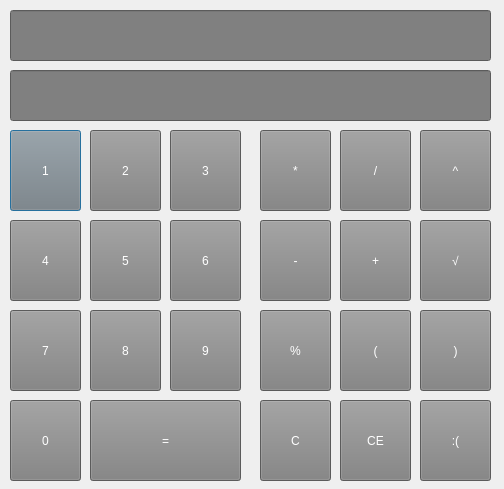
<?xml version="1.0" encoding="UTF-8"?>
<ui version="4.0">
 <class>Dialog</class>
 <widget class="QDialog" name="Dialog">
  <property name="geometry">
   <rect>
    <x>0</x>
    <y>0</y>
    <width>504</width>
    <height>489</height>
   </rect>
  </property>
  <property name="windowTitle">
   <string>Dialog</string>
  </property>
  <widget class="QPushButton" name="pushButton">
   <property name="geometry">
    <rect>
     <x>10</x>
     <y>130</y>
     <width>71</width>
     <height>81</height>
    </rect>
   </property>
   <property name="styleSheet">
    <string notr="true">QPushButton {
	color: #FFFFFF;
	font: 21pt &quot;Times Unicode&quot;;
	background-color: gray;

}

QPushButton:hover{
	color: #FFFFFF;
	font: 21pt &quot;Times Unicode&quot;;
	background-color: #535052;

}
QPushButton:pressed{
	color: #C7C0C5;
	font: 21pt &quot;Times Unicode&quot;;
	background-color: #gray;

}</string>
   </property>
   <property name="text">
    <string>1</string>
   </property>
  </widget>
  <widget class="QPushButton" name="pushButton_2">
   <property name="geometry">
    <rect>
     <x>90</x>
     <y>130</y>
     <width>71</width>
     <height>81</height>
    </rect>
   </property>
   <property name="styleSheet">
    <string notr="true">QPushButton {
	color: #FFFFFF;
	font: 21pt &quot;Times Unicode&quot;;
	background-color: gray;

}

QPushButton:hover{
	color: #FFFFFF;
	font: 21pt &quot;Times Unicode&quot;;
	background-color: #535052;

}
QPushButton:pressed{
	color: #C7C0C5;
	font: 21pt &quot;Times Unicode&quot;;
	background-color: #gray;

}</string>
   </property>
   <property name="text">
    <string>2</string>
   </property>
  </widget>
  <widget class="QPushButton" name="pushButton_3">
   <property name="geometry">
    <rect>
     <x>170</x>
     <y>130</y>
     <width>71</width>
     <height>81</height>
    </rect>
   </property>
   <property name="styleSheet">
    <string notr="true">QPushButton {
	color: #FFFFFF;
	font: 21pt &quot;Times Unicode&quot;;
	background-color: gray;

}

QPushButton:hover{
	color: #FFFFFF;
	font: 21pt &quot;Times Unicode&quot;;
	background-color: #535052;

}
QPushButton:pressed{
	color: #C7C0C5;
	font: 21pt &quot;Times Unicode&quot;;
	background-color: #gray;

}</string>
   </property>
   <property name="text">
    <string>3</string>
   </property>
  </widget>
  <widget class="QPushButton" name="pushButton_4">
   <property name="geometry">
    <rect>
     <x>10</x>
     <y>220</y>
     <width>71</width>
     <height>81</height>
    </rect>
   </property>
   <property name="styleSheet">
    <string notr="true">QPushButton {
	color: #FFFFFF;
	font: 21pt &quot;Times Unicode&quot;;
	background-color: gray;

}

QPushButton:hover{
	color: #FFFFFF;
	font: 21pt &quot;Times Unicode&quot;;
	background-color: #535052;

}
QPushButton:pressed{
	color: #C7C0C5;
	font: 21pt &quot;Times Unicode&quot;;
	background-color: #gray;

}</string>
   </property>
   <property name="text">
    <string>4</string>
   </property>
  </widget>
  <widget class="QPushButton" name="pushButton_5">
   <property name="geometry">
    <rect>
     <x>90</x>
     <y>220</y>
     <width>71</width>
     <height>81</height>
    </rect>
   </property>
   <property name="styleSheet">
    <string notr="true">QPushButton {
	color: #FFFFFF;
	font: 21pt &quot;Times Unicode&quot;;
	background-color: gray;

}

QPushButton:hover{
	color: #FFFFFF;
	font: 21pt &quot;Times Unicode&quot;;
	background-color: #535052;

}
QPushButton:pressed{
	color: #C7C0C5;
	font: 21pt &quot;Times Unicode&quot;;
	background-color: #gray;

}</string>
   </property>
   <property name="text">
    <string>5</string>
   </property>
  </widget>
  <widget class="QPushButton" name="pushButton_6">
   <property name="geometry">
    <rect>
     <x>170</x>
     <y>220</y>
     <width>71</width>
     <height>81</height>
    </rect>
   </property>
   <property name="styleSheet">
    <string notr="true">QPushButton {
	color: #FFFFFF;
	font: 21pt &quot;Times Unicode&quot;;
	background-color: gray;

}

QPushButton:hover{
	color: #FFFFFF;
	font: 21pt &quot;Times Unicode&quot;;
	background-color: #535052;

}
QPushButton:pressed{
	color: #C7C0C5;
	font: 21pt &quot;Times Unicode&quot;;
	background-color: #gray;

}</string>
   </property>
   <property name="text">
    <string>6</string>
   </property>
  </widget>
  <widget class="QPushButton" name="pushButton_7">
   <property name="geometry">
    <rect>
     <x>10</x>
     <y>310</y>
     <width>71</width>
     <height>81</height>
    </rect>
   </property>
   <property name="styleSheet">
    <string notr="true">QPushButton {
	color: #FFFFFF;
	font: 21pt &quot;Times Unicode&quot;;
	background-color: gray;

}

QPushButton:hover{
	color: #FFFFFF;
	font: 21pt &quot;Times Unicode&quot;;
	background-color: #535052;

}
QPushButton:pressed{
	color: #C7C0C5;
	font: 21pt &quot;Times Unicode&quot;;
	background-color: #gray;

}</string>
   </property>
   <property name="text">
    <string>7</string>
   </property>
  </widget>
  <widget class="QPushButton" name="pushButton_8">
   <property name="geometry">
    <rect>
     <x>90</x>
     <y>310</y>
     <width>71</width>
     <height>81</height>
    </rect>
   </property>
   <property name="styleSheet">
    <string notr="true">QPushButton {
	color: #FFFFFF;
	font: 21pt &quot;Times Unicode&quot;;
	background-color: gray;

}

QPushButton:hover{
	color: #FFFFFF;
	font: 21pt &quot;Times Unicode&quot;;
	background-color: #535052;

}
QPushButton:pressed{
	color: #C7C0C5;
	font: 21pt &quot;Times Unicode&quot;;
	background-color: #gray;

}</string>
   </property>
   <property name="text">
    <string>8</string>
   </property>
  </widget>
  <widget class="QPushButton" name="pushButton_9">
   <property name="geometry">
    <rect>
     <x>170</x>
     <y>310</y>
     <width>71</width>
     <height>81</height>
    </rect>
   </property>
   <property name="styleSheet">
    <string notr="true">QPushButton {
	color: #FFFFFF;
	font: 21pt &quot;Times Unicode&quot;;
	background-color: gray;

}

QPushButton:hover{
	color: #FFFFFF;
	font: 21pt &quot;Times Unicode&quot;;
	background-color: #535052;

}
QPushButton:pressed{
	color: #C7C0C5;
	font: 21pt &quot;Times Unicode&quot;;
	background-color: #gray;

}</string>
   </property>
   <property name="text">
    <string>9</string>
   </property>
  </widget>
  <widget class="QPushButton" name="pushButton_0">
   <property name="geometry">
    <rect>
     <x>10</x>
     <y>400</y>
     <width>71</width>
     <height>81</height>
    </rect>
   </property>
   <property name="styleSheet">
    <string notr="true">QPushButton {
	color: #FFFFFF;
	font: 21pt &quot;Times Unicode&quot;;
	background-color: gray;

}

QPushButton:hover{
	color: #FFFFFF;
	font: 21pt &quot;Times Unicode&quot;;
	background-color: #535052;

}
QPushButton:pressed{
	color: #C7C0C5;
	font: 21pt &quot;Times Unicode&quot;;
	background-color: #gray;

}</string>
   </property>
   <property name="text">
    <string>0</string>
   </property>
  </widget>
  <widget class="QPushButton" name="pushButton_equal">
   <property name="geometry">
    <rect>
     <x>90</x>
     <y>400</y>
     <width>151</width>
     <height>81</height>
    </rect>
   </property>
   <property name="styleSheet">
    <string notr="true">QPushButton {
	color: #FFFFFF;
	font: 21pt &quot;Times Unicode&quot;;
	background-color: gray;

}

QPushButton:hover{
	color: #FFFFFF;
	font: 21pt &quot;Times Unicode&quot;;
	background-color: #535052;

}
QPushButton:pressed{
	color: #C7C0C5;
	font: 21pt &quot;Times Unicode&quot;;
	background-color: #gray;

}</string>
   </property>
   <property name="text">
    <string>=</string>
   </property>
  </widget>
  <widget class="QPushButton" name="pushButton_increase">
   <property name="geometry">
    <rect>
     <x>420</x>
     <y>130</y>
     <width>71</width>
     <height>81</height>
    </rect>
   </property>
   <property name="styleSheet">
    <string notr="true">QPushButton {
	color: #FFFFFF;
	font: 21pt &quot;Times Unicode&quot;;
	background-color: gray;

}

QPushButton:hover{
	color: #FFFFFF;
	font: 21pt &quot;Times Unicode&quot;;
	background-color: #535052;

}
QPushButton:pressed{
	color: #C7C0C5;
	font: 21pt &quot;Times Unicode&quot;;
	background-color: #gray;

}</string>
   </property>
   <property name="text">
    <string>^</string>
   </property>
  </widget>
  <widget class="QPushButton" name="pushButton_devide">
   <property name="geometry">
    <rect>
     <x>340</x>
     <y>130</y>
     <width>71</width>
     <height>81</height>
    </rect>
   </property>
   <property name="styleSheet">
    <string notr="true">QPushButton {
	color: #FFFFFF;
	font: 21pt &quot;Times Unicode&quot;;
	background-color: gray;

}

QPushButton:hover{
	color: #FFFFFF;
	font: 21pt &quot;Times Unicode&quot;;
	background-color: #535052;

}
QPushButton:pressed{
	color: #C7C0C5;
	font: 21pt &quot;Times Unicode&quot;;
	background-color: #gray;

}</string>
   </property>
   <property name="text">
    <string>/</string>
   </property>
  </widget>
  <widget class="QPushButton" name="pushButton_multiply">
   <property name="geometry">
    <rect>
     <x>260</x>
     <y>130</y>
     <width>71</width>
     <height>81</height>
    </rect>
   </property>
   <property name="styleSheet">
    <string notr="true">QPushButton {
	color: #FFFFFF;
	font: 21pt &quot;Times Unicode&quot;;
	background-color: gray;

}

QPushButton:hover{
	color: #FFFFFF;
	font: 21pt &quot;Times Unicode&quot;;
	background-color: #535052;

}
QPushButton:pressed{
	color: #C7C0C5;
	font: 21pt &quot;Times Unicode&quot;;
	background-color: #gray;

}</string>
   </property>
   <property name="text">
    <string>*</string>
   </property>
  </widget>
  <widget class="QPushButton" name="pushButton_minus">
   <property name="geometry">
    <rect>
     <x>260</x>
     <y>220</y>
     <width>71</width>
     <height>81</height>
    </rect>
   </property>
   <property name="styleSheet">
    <string notr="true">QPushButton {
	color: #FFFFFF;
	font: 21pt &quot;Times Unicode&quot;;
	background-color: gray;

}

QPushButton:hover{
	color: #FFFFFF;
	font: 21pt &quot;Times Unicode&quot;;
	background-color: #535052;

}
QPushButton:pressed{
	color: #C7C0C5;
	font: 21pt &quot;Times Unicode&quot;;
	background-color: #gray;

}</string>
   </property>
   <property name="text">
    <string>-</string>
   </property>
  </widget>
  <widget class="QPushButton" name="pushButton_plus">
   <property name="geometry">
    <rect>
     <x>340</x>
     <y>220</y>
     <width>71</width>
     <height>81</height>
    </rect>
   </property>
   <property name="styleSheet">
    <string notr="true">QPushButton {
	color: #FFFFFF;
	font: 21pt &quot;Times Unicode&quot;;
	background-color: gray;

}

QPushButton:hover{
	color: #FFFFFF;
	font: 21pt &quot;Times Unicode&quot;;
	background-color: #535052;

}
QPushButton:pressed{
	color: #C7C0C5;
	font: 21pt &quot;Times Unicode&quot;;
	background-color: #gray;

}</string>
   </property>
   <property name="text">
    <string>+</string>
   </property>
  </widget>
  <widget class="QPushButton" name="pushButton_root">
   <property name="geometry">
    <rect>
     <x>420</x>
     <y>220</y>
     <width>71</width>
     <height>81</height>
    </rect>
   </property>
   <property name="styleSheet">
    <string notr="true">QPushButton {
	color: #FFFFFF;
	font: 21pt &quot;Times Unicode&quot;;
	background-color: gray;

}

QPushButton:hover{
	color: #FFFFFF;
	font: 21pt &quot;Times Unicode&quot;;
	background-color: #535052;

}
QPushButton:pressed{
	color: #C7C0C5;
	font: 21pt &quot;Times Unicode&quot;;
	background-color: #gray;

}</string>
   </property>
   <property name="text">
    <string>√</string>
   </property>
  </widget>
  <widget class="QPushButton" name="pushButton_parent2">
   <property name="geometry">
    <rect>
     <x>420</x>
     <y>310</y>
     <width>71</width>
     <height>81</height>
    </rect>
   </property>
   <property name="styleSheet">
    <string notr="true">QPushButton {
	color: #FFFFFF;
	font: 21pt &quot;Times Unicode&quot;;
	background-color: gray;

}

QPushButton:hover{
	color: #FFFFFF;
	font: 21pt &quot;Times Unicode&quot;;
	background-color: #535052;

}
QPushButton:pressed{
	color: #C7C0C5;
	font: 21pt &quot;Times Unicode&quot;;
	background-color: #gray;

}</string>
   </property>
   <property name="text">
    <string>)</string>
   </property>
  </widget>
  <widget class="QPushButton" name="pushButton_parent1">
   <property name="geometry">
    <rect>
     <x>340</x>
     <y>310</y>
     <width>71</width>
     <height>81</height>
    </rect>
   </property>
   <property name="styleSheet">
    <string notr="true">QPushButton {
	color: #FFFFFF;
	font: 21pt &quot;Times Unicode&quot;;
	background-color: gray;

}

QPushButton:hover{
	color: #FFFFFF;
	font: 21pt &quot;Times Unicode&quot;;
	background-color: #535052;

}
QPushButton:pressed{
	color: #C7C0C5;
	font: 21pt &quot;Times Unicode&quot;;
	background-color: #gray;

}</string>
   </property>
   <property name="text">
    <string>(</string>
   </property>
  </widget>
  <widget class="QLineEdit" name="lineEdit">
   <property name="geometry">
    <rect>
     <x>10</x>
     <y>10</y>
     <width>481</width>
     <height>51</height>
    </rect>
   </property>
   <property name="cursor">
    <cursorShape>ArrowCursor</cursorShape>
   </property>
   <property name="contextMenuPolicy">
    <enum>Qt::DefaultContextMenu</enum>
   </property>
   <property name="layoutDirection">
    <enum>Qt::RightToLeft</enum>
   </property>
   <property name="autoFillBackground">
    <bool>false</bool>
   </property>
   <property name="styleSheet">
    <string notr="true">color: #33FFF9;
font: 28pt &quot;MS Gothic&quot;;
background-color: gray;

</string>
   </property>
   <property name="inputMask">
    <string/>
   </property>
   <property name="text">
    <string/>
   </property>
   <property name="cursorPosition">
    <number>0</number>
   </property>
   <property name="dragEnabled">
    <bool>false</bool>
   </property>
  </widget>
  <widget class="QLineEdit" name="lineEdit_2">
   <property name="geometry">
    <rect>
     <x>10</x>
     <y>70</y>
     <width>481</width>
     <height>51</height>
    </rect>
   </property>
   <property name="cursor">
    <cursorShape>ArrowCursor</cursorShape>
   </property>
   <property name="contextMenuPolicy">
    <enum>Qt::DefaultContextMenu</enum>
   </property>
   <property name="layoutDirection">
    <enum>Qt::RightToLeft</enum>
   </property>
   <property name="autoFillBackground">
    <bool>false</bool>
   </property>
   <property name="styleSheet">
    <string notr="true">color: #33FFFF;
font: 28pt &quot;MS Gothic&quot;;
background-color: grey;

</string>
   </property>
   <property name="inputMask">
    <string/>
   </property>
   <property name="text">
    <string/>
   </property>
   <property name="cursorPosition">
    <number>0</number>
   </property>
   <property name="dragEnabled">
    <bool>false</bool>
   </property>
  </widget>
  <widget class="QPushButton" name="pushButton_delete">
   <property name="geometry">
    <rect>
     <x>260</x>
     <y>400</y>
     <width>71</width>
     <height>81</height>
    </rect>
   </property>
   <property name="styleSheet">
    <string notr="true">QPushButton {
	color: #FFFFFF;
	font: 21pt &quot;Times Unicode&quot;;
	background-color: gray;

}

QPushButton:hover{
	color: #FFFFFF;
	font: 21pt &quot;Times Unicode&quot;;
	background-color: #535052;

}
QPushButton:pressed{
	color: #C7C0C5;
	font: 21pt &quot;Times Unicode&quot;;
	background-color: #gray;

}</string>
   </property>
   <property name="text">
    <string>C</string>
   </property>
  </widget>
  <widget class="QPushButton" name="pushButton_percent">
   <property name="geometry">
    <rect>
     <x>260</x>
     <y>310</y>
     <width>71</width>
     <height>81</height>
    </rect>
   </property>
   <property name="styleSheet">
    <string notr="true">QPushButton {
	color: #FFFFFF;
	font: 21pt &quot;Times Unicode&quot;;
	background-color: gray;

}

QPushButton:hover{
	color: #FFFFFF;
	font: 21pt &quot;Times Unicode&quot;;
	background-color: #535052;

}
QPushButton:pressed{
	color: #C7C0C5;
	font: 21pt &quot;Times Unicode&quot;;
	background-color: #gray;

}</string>
   </property>
   <property name="text">
    <string>%</string>
   </property>
  </widget>
  <widget class="QPushButton" name="pushButton_deleteall">
   <property name="geometry">
    <rect>
     <x>340</x>
     <y>400</y>
     <width>71</width>
     <height>81</height>
    </rect>
   </property>
   <property name="styleSheet">
    <string notr="true">QPushButton {
	color: #FFFFFF;
	font: 21pt &quot;Times Unicode&quot;;
	background-color: gray;

}

QPushButton:hover{
	color: #FFFFFF;
	font: 21pt &quot;Times Unicode&quot;;
	background-color: #535052;

}
QPushButton:pressed{
	color: #C7C0C5;
	font: 21pt &quot;Times Unicode&quot;;
	background-color: #gray;

}</string>
   </property>
   <property name="text">
    <string>CE</string>
   </property>
  </widget>
  <widget class="QPushButton" name="pushButton_imsad">
   <property name="geometry">
    <rect>
     <x>420</x>
     <y>400</y>
     <width>71</width>
     <height>81</height>
    </rect>
   </property>
   <property name="styleSheet">
    <string notr="true">QPushButton {
	color: #FFFFFF;
	font: 21pt &quot;Times Unicode&quot;;
	background-color: gray;

}

QPushButton:hover{
	color: #FFFFFF;
	font: 21pt &quot;Times Unicode&quot;;
	background-color: #535052;

}
QPushButton:pressed{
	color: #C7C0C5;
	font: 21pt &quot;Times Unicode&quot;;
	background-color: #gray;

}</string>
   </property>
   <property name="text">
    <string>:(</string>
   </property>
  </widget>
 </widget>
 <resources/>
 <connections/>
</ui>
